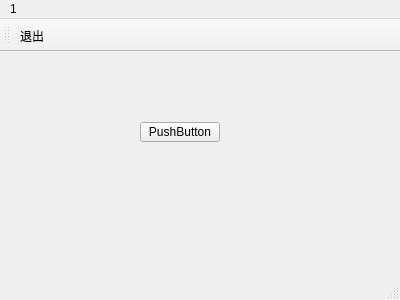
<?xml version="1.0" encoding="UTF-8"?>
<ui version="4.0">
 <class>MainWindow</class>
 <widget class="QMainWindow" name="MainWindow">
  <property name="geometry">
   <rect>
    <x>0</x>
    <y>0</y>
    <width>400</width>
    <height>300</height>
   </rect>
  </property>
  <property name="windowTitle">
   <string>MainWindow</string>
  </property>
  <widget class="QWidget" name="centralWidget">
   <widget class="QPushButton" name="pushButton">
    <property name="geometry">
     <rect>
      <x>140</x>
      <y>70</y>
      <width>80</width>
      <height>20</height>
     </rect>
    </property>
    <property name="text">
     <string>PushButton</string>
    </property>
   </widget>
  </widget>
  <widget class="QMenuBar" name="menuBar">
   <property name="geometry">
    <rect>
     <x>0</x>
     <y>0</y>
     <width>400</width>
     <height>22</height>
    </rect>
   </property>
   <widget class="QMenu" name="menu1">
    <property name="title">
     <string>1</string>
    </property>
    <addaction name="exit"/>
   </widget>
   <addaction name="menu1"/>
  </widget>
  <widget class="QToolBar" name="mainToolBar">
   <attribute name="toolBarArea">
    <enum>TopToolBarArea</enum>
   </attribute>
   <attribute name="toolBarBreak">
    <bool>false</bool>
   </attribute>
   <addaction name="exit"/>
  </widget>
  <widget class="QStatusBar" name="statusBar"/>
  <action name="exit">
   <property name="text">
    <string>退出</string>
   </property>
   <property name="toolTip">
    <string>点击后退出程序</string>
   </property>
   <property name="shortcut">
    <string>Ctrl+E</string>
   </property>
  </action>
 </widget>
 <layoutdefault spacing="6" margin="11"/>
 <resources/>
 <connections/>
</ui>
